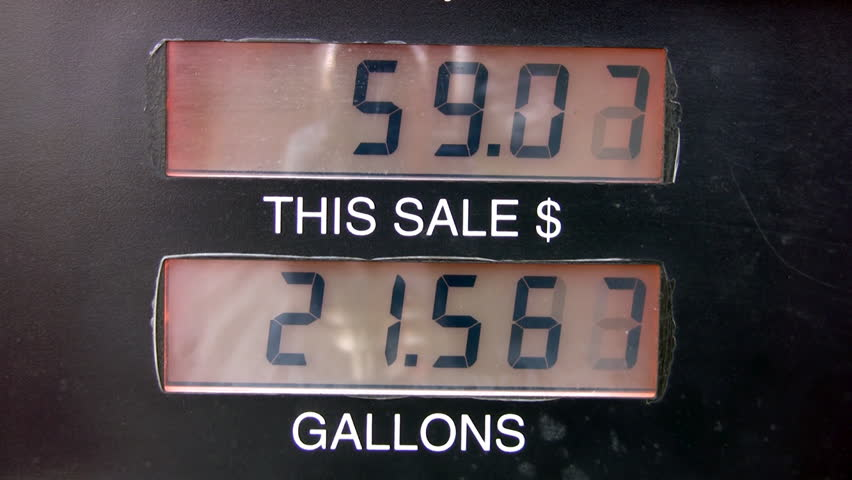
#> input picture samples/google/1.jpg, 852 x 480 px, found by its file name
$ python generate_distorted_images.py   (Python 2 division)
#> lines starting #> are read from the running program, lines starting #| are printed output that depends on the picture
#> in process_image, img is the input picture: shape (480, 852, 3); mean B, G, R 73.5, 71.1, 80.4
### DisplayUtils/TileDisplay.py
import cv2

start_y = 20
current_stack_y = start_y
current_stack_x = 0
current_stack_width = 0
min_width = 200
max_stack_y = 450
y_buffer = 25
x_buffer = 10


def show_img(name, img):
#> called with name = 'orig'
    global current_stack_y, current_stack_x, current_stack_width
    height, width = img.shape[:2]
#> height = 480; width = 852
    if width < min_width:
        width = min_width
    if width > current_stack_width:
        current_stack_width = width
#> current_stack_width = 852
    cv2.imshow(name, img)
    cv2.moveWindow(name, current_stack_x, current_stack_y)
    current_stack_y += height + y_buffer
#> current_stack_y = 525
    if current_stack_y > max_stack_y:
        current_stack_y = start_y
        current_stack_x += current_stack_width + x_buffer
#> current_stack_x = 862


# [5 lines left out: function reset_tiles, not called in this run]

### ImageProcessing/OpenCVUtils.py
import cv2
import math


# http://stackoverflow.com/questions/22041699/rotate-an-image-without-cropping-in-opencv-in-c/33564950#33564950
def rotate_image(mat, angle):
    height, width = mat.shape[:2]
    image_center = (width / 2, height / 2)

    rotation_mat = cv2.getRotationMatrix2D(image_center, angle, 1)

    radians = math.radians(angle)
    sin = math.sin(radians)
    cos = math.cos(radians)
    bound_w = int((height * abs(sin)) + (width * abs(cos)))
    bound_h = int((height * abs(cos)) + (width * abs(sin)))

    rotation_mat[0, 2] += ((bound_w / 2) - image_center[0])
    rotation_mat[1, 2] += ((bound_h / 2) - image_center[1])

    rotated_mat = cv2.warpAffine(mat, rotation_mat, (bound_w, bound_h), borderValue=(255, 255, 255))
    return rotated_mat


def inverse_colors(img):
    img = (255 - img)
    return img


# [22 lines left out: function sort_contours, not called in this run]

### generate_distorted_images.py
import cv2
import os
import sys
from DisplayUtils.TileDisplay import show_img
from ImageProcessing.OpenCVUtils import rotate_image


def dilate_img(img, file_name, file_folder, show, write):
    for iterations in range(1, 4, 2):
        for dilate in range(1, 4, 2):
            kernel = cv2.getStructuringElement(cv2.MORPH_RECT, (dilate, dilate))
            dilated = cv2.dilate(img, kernel, iterations=iterations)
            for rot in range(-2, 3, 2):
                dst = rotate_image(dilated, rot)
                title = 'dilated-r-' + str(rot) + '-d-' + str(dilate) + '-i-' + str(iterations)
                if show:
                    show_img(title, dst)
                if write:
                    print 'Writing ' + file_folder + '/' + file_name + title + '.png'
                    cv2.imwrite(file_folder + '/' + file_name + title + '.png', dst)


def erode_img(img, file_name, file_folder, show, write):
#> called with file_name = '1', file_folder = 'C:/Users/Yao/Desktop/images', show = True, write = True
    kernel1 = cv2.getStructuringElement(cv2.MORPH_ELLIPSE, (5, 5))
    for iterations in range(1, 3):
        for erode in range(1, 4, 2):
            kernel = cv2.getStructuringElement(cv2.MORPH_RECT, (erode, erode))
            eroded = cv2.erode(img, kernel, iterations=iterations)
            closed = cv2.morphologyEx(eroded, cv2.MORPH_CLOSE, kernel1)

            for rot in range(-2, 3, 2):
                dst = rotate_image(closed, rot)
                title = 'eroded-r-' + str(rot) + '-e-' + str(erode) + '-i-' + str(iterations)
                if show:
                    show_img(title, dst)
                if write:
                    cv2.imwrite(file_folder + '/' + file_name + title + '.png', dst)
#> this loop made 2 passes
#> pass 1, in show_img (call 2), `cv2.imshow(name, img)`:
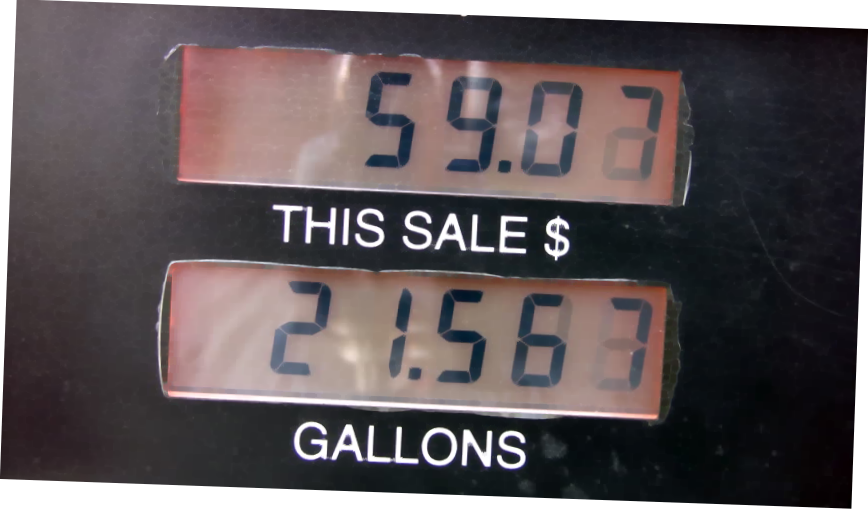
#> window 'eroded-r--2-e-1-i-1': shape (509, 868, 3); mean B, G, R 89, 86.7, 95.5
#> pass 1, in show_img (call 3), `cv2.imshow(name, img)`:
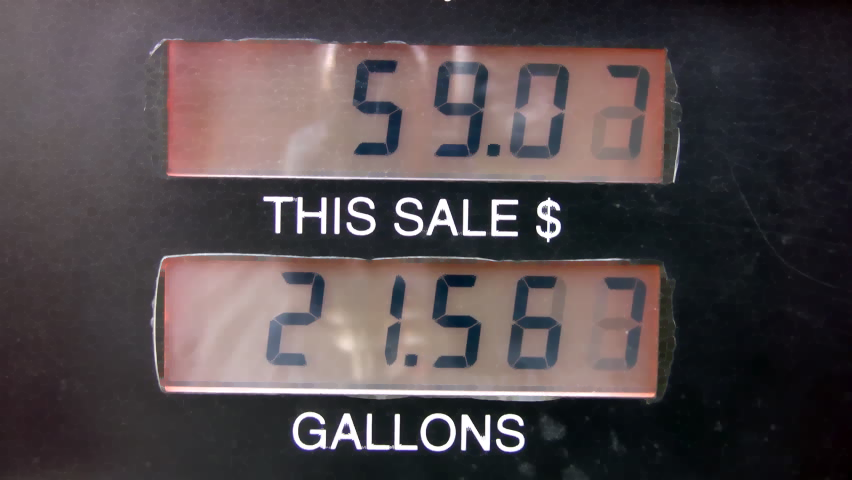
#> window 'eroded-r-0-e-1-i-1': shape (480, 852, 3); mean B, G, R 75.7, 73.2, 82.7
#> pass 1, in show_img (call 4), `cv2.imshow(name, img)`:
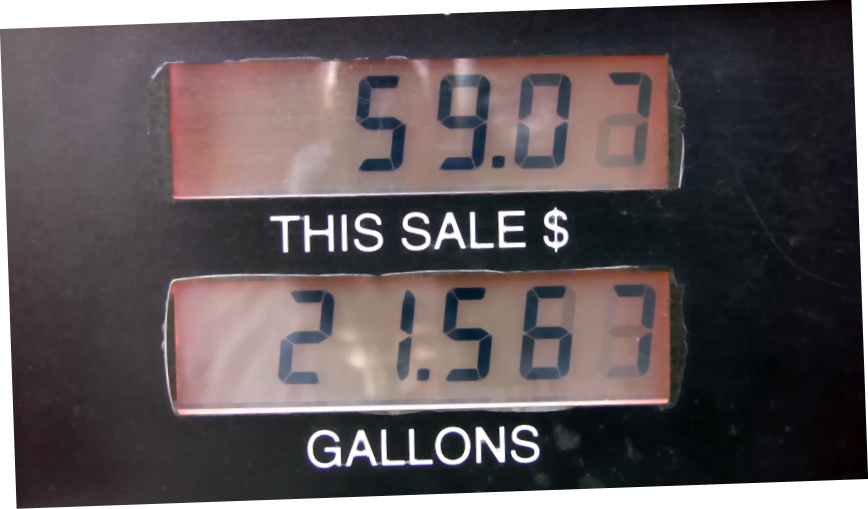
#> window 'eroded-r-2-e-1-i-1': shape (509, 868, 3); mean B, G, R 89, 86.7, 95.5
#> pass 1, in show_img (call 5), `cv2.imshow(name, img)`:
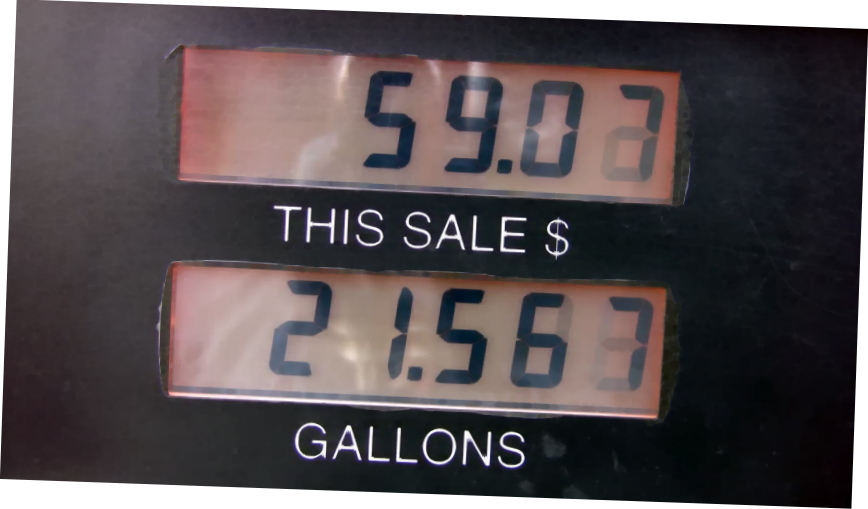
#> window 'eroded-r--2-e-3-i-1': shape (509, 868, 3); mean B, G, R 82.2, 79.8, 88
#> after the loop:
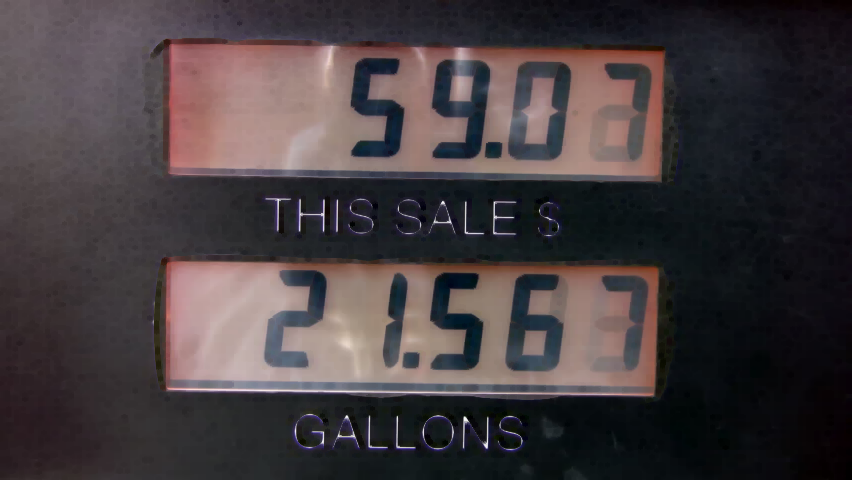
#> closed: shape (480, 852, 3); mean B, G, R 62.7, 60.2, 68.4


def process_image(path, show=True, write=False):
    print path
    img = cv2.imread(path)
    if show:
        show_img('orig', img)

    file_folder, full_file = os.path.split(path)
    file_name = full_file.split('.')[0]

    erode_img(img, file_name, file_folder, show, write)
    # dilate_img(img, file_name, file_folder, show, write)


def show_distorted(path, show, write):
    process_image(path, show=show, write=write)
    cv2.waitKey(0)
    cv2.destroyAllWindows()


def process_directory(folder):
    for file_name in os.listdir(folder):
        if not file_name.startswith('.'):
            process_image(folder + file_name, show=False, write=True)


def main():
    img_file = 'C:/Users/Yao/Desktop/images/1.jpg'
    show = True

    if len(sys.argv) == 2:
        img_file = sys.argv[1]
        show = False

    show_distorted(img_file, show, True)
    # For use if you want to generate extra images for all files in a directory
    # process_directory('training/8/')


if __name__ == "__main__":
    main()
